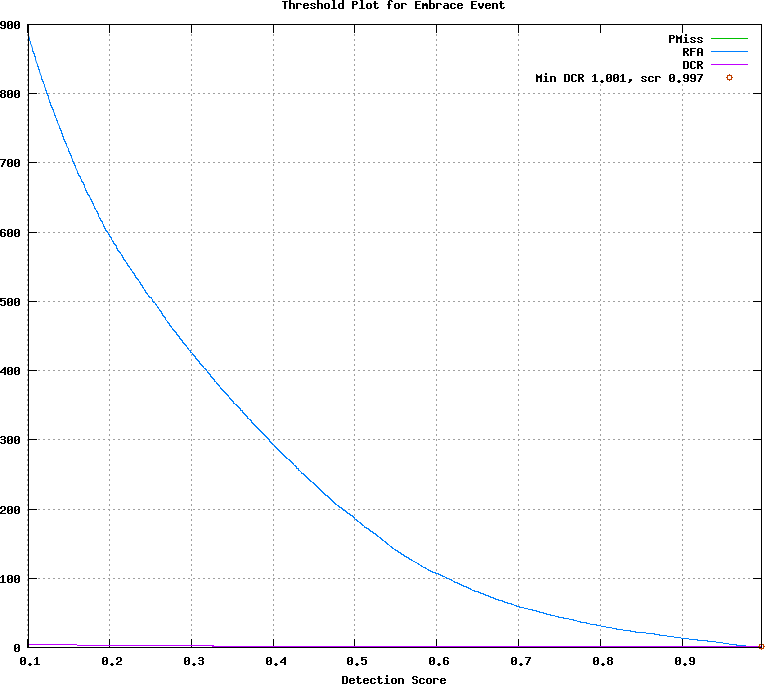

gnuplot code for this plot:
## GNUPLOT command file
set terminal postscript color
set style data lines
set title 'Threshold Plot for Embrace Event'
set xlabel 'Detection Score'
set grid
set size ratio 0.85
plot [0.101000:0.997000]  \
  'test.det.Embrace_Event.dat.1' using 1:4 title 'PMiss' with lines lt 2, \
  'test.det.Embrace_Event.dat.1' using 1:5 title 'RFA' with lines lt 3, \
  'test.det.Embrace_Event.dat.1' using 1:6 title 'DCR' with lines lt 4, \
  'test.det.Embrace_Event.dat.2' using 1:2 title 'Min DCR 1.001, scr 0.997' with points lt 6
